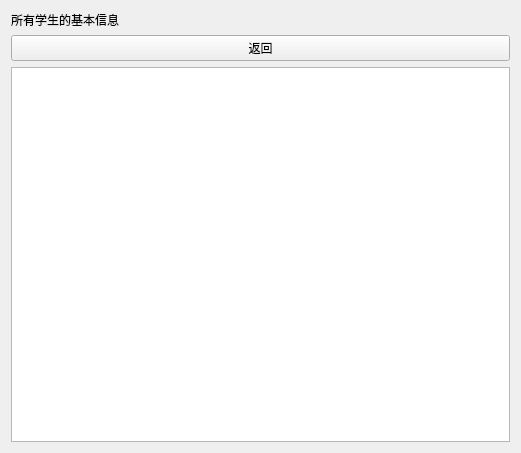
<?xml version="1.0" encoding="UTF-8"?>
<ui version="4.0">
 <class>showstudent</class>
 <widget class="QWidget" name="showstudent">
  <property name="geometry">
   <rect>
    <x>0</x>
    <y>0</y>
    <width>521</width>
    <height>453</height>
   </rect>
  </property>
  <property name="windowTitle">
   <string>Form</string>
  </property>
  <layout class="QGridLayout" name="gridLayout">
   <item row="2" column="1">
    <widget class="QTableView" name="tableView"/>
   </item>
   <item row="0" column="1">
    <widget class="QLabel" name="label">
     <property name="text">
      <string>所有学生的基本信息</string>
     </property>
    </widget>
   </item>
   <item row="1" column="1">
    <widget class="QPushButton" name="pushButton">
     <property name="text">
      <string>返回</string>
     </property>
    </widget>
   </item>
  </layout>
 </widget>
 <resources/>
 <connections/>
</ui>
